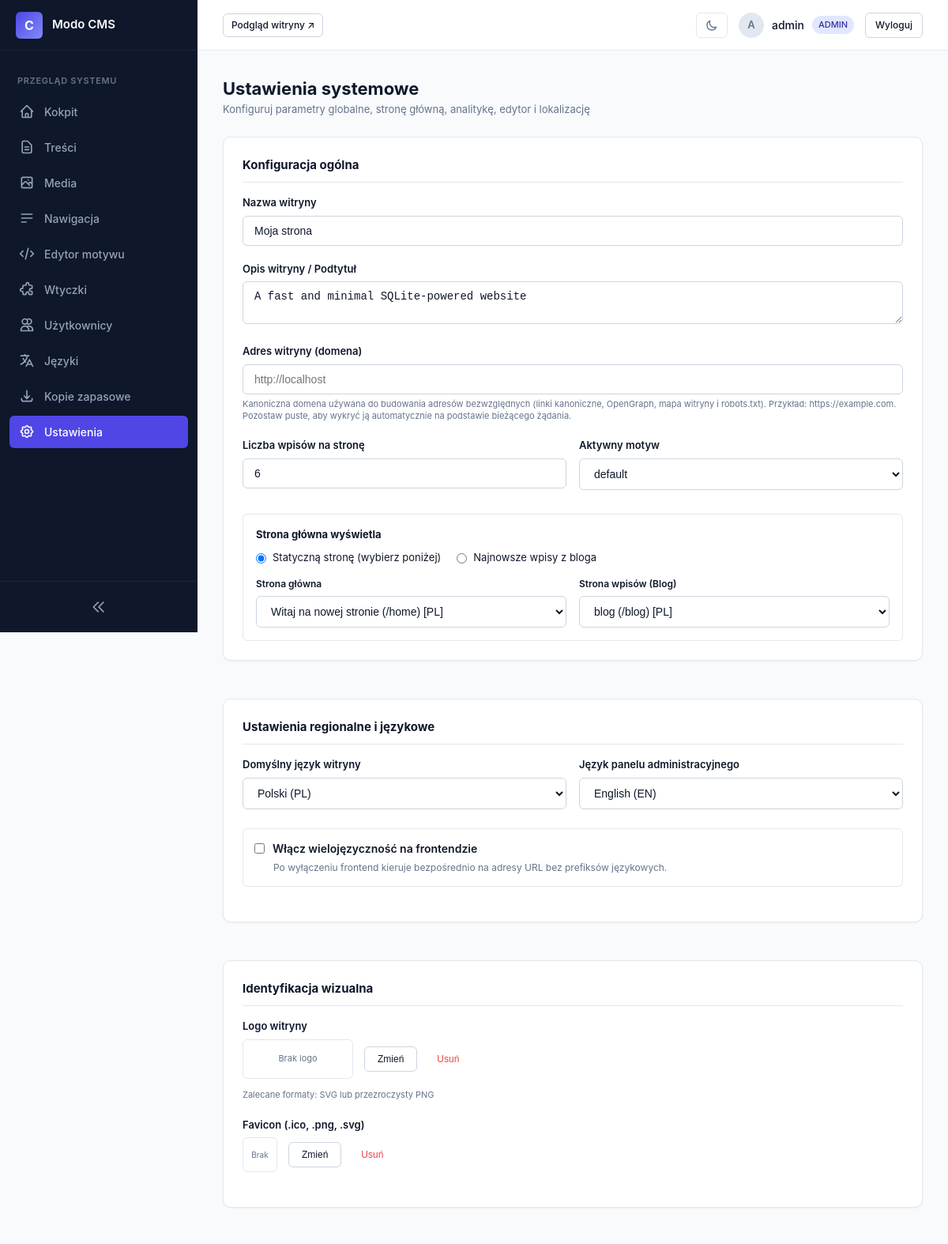
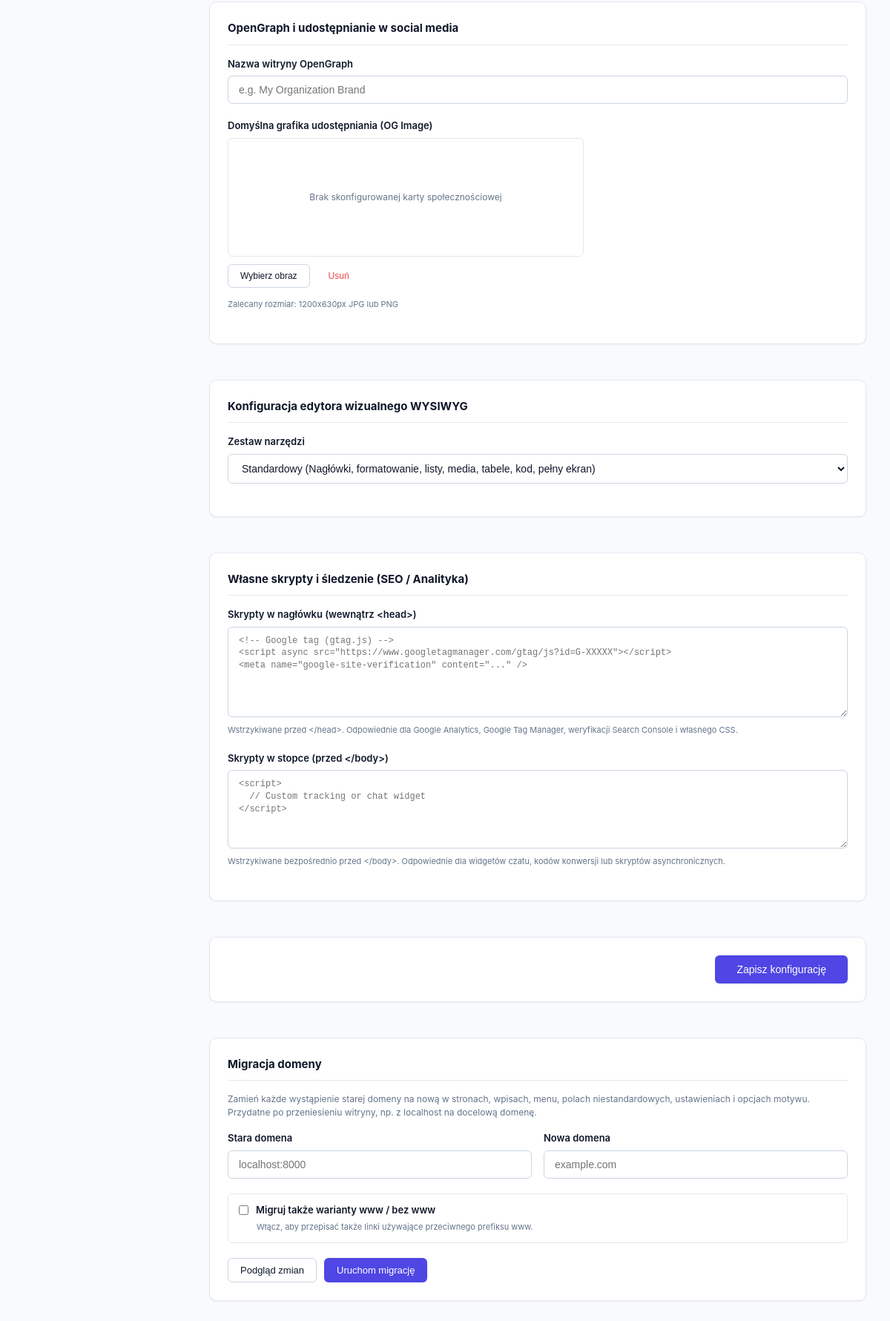
Screenshot of /admin/settings.php (signed in) with the database file from the repository (2 pictures, top to bottom).
### tables this page shows
CREATE TABLE settings (key TEXT PRIMARY KEY, value TEXT);

CREATE TABLE pages (
                    id INTEGER PRIMARY KEY AUTOINCREMENT,
                    parent_id INTEGER DEFAULT 0,
                    slug TEXT NOT NULL,
                    title TEXT NOT NULL,
                    content TEXT,
                    type TEXT NOT NULL DEFAULT 'page',
                    status TEXT DEFAULT 'published',
                    lang TEXT NOT NULL DEFAULT 'en',
                    translation_group TEXT NOT NULL,
                    featured_image TEXT,
                    meta_title TEXT,
                    meta_description TEXT,
                    author_id INTEGER REFERENCES users(id) ON DELETE SET NULL,
                    created_at DATETIME DEFAULT CURRENT_TIMESTAMP,
                    updated_at DATETIME DEFAULT CURRENT_TIMESTAMP
                );

### admin/settings.php (the view, shortened to what the rows shown need)
<?php
$db = Database::getConnection();
$availablePages = $db->query("
    SELECT id, title, slug, lang
    FROM pages
    WHERE type = 'page' AND status = 'published'
    ORDER BY lang ASC, title ASC
")->fetchAll();
require_once __DIR__ . '/views/header.php';
?>
<div class="page-header">
    <div>
        <h1 class="page-title"><?= _e('System Settings') ?></h1>
    </div>
</div>
<form method="POST" action="">
    <div style="display: flex; flex-direction: column; gap: 24px; width: 100%;">
        <div class="card">
            <div class="form-group">
                <label class="form-label" for="site_title"><?= _e('Site Title') ?></label>
                <input class="form-control" type="text" id="site_title" name="site_title" value="<?= Security::sanitize(Router::getOption('site_title', 'Modo CMS')) ?>" required>
            </div>
            <div class="form-group">
                <label class="form-label" for="site_description"><?= _e('Tagline / Description') ?></label>
                <textarea class="form-control" id="site_description" name="site_description" rows="2"><?= Security::sanitize(Router::getOption('site_description', '')) ?></textarea>
            </div>
            <div style="display: grid; grid-template-columns: 1fr 1fr; gap: 16px;">
                <div class="form-group">
                    <label class="form-label" for="posts_per_page"><?= _e('Posts Per Page') ?></label>
                    <input class="form-control" type="number" id="posts_per_page" name="posts_per_page" min="1" max="50" value="<?= Security::sanitize(Router::getOption('posts_per_page', '6')) ?>" required>
                </div>
            </div>
            <?php
                $homepageType = Router::getOption('homepage_type', 'page');
                $homePageId = (int)Router::getOption('homepage_page_id', 0);
                $postsPageId = (int)Router::getOption('posts_page_id', 0);
            ?>
            <div style="background: var(--bg-surface, #1e293b); padding: 16px; border-radius: var(--radius-sm, 8px); border: 1px solid var(--border-subtle); margin-top: 10px;">
                <div style="display: flex; gap: 20px; margin-bottom: 14px;">
                    <label style="display: flex; align-items: center; gap: 8px; cursor: pointer; font-size: 13px;">
                        <input type="radio" name="homepage_type" value="page" <?= $homepageType === 'page' ? 'checked' : '' ?> onchange="toggleHomepageDropdowns()">
                        <?= _e('A static page (select below)') ?>
                    </label>
                    <label style="display: flex; align-items: center; gap: 8px; cursor: pointer; font-size: 13px;">
                        <input type="radio" name="homepage_type" value="posts" <?= $homepageType === 'posts' ? 'checked' : '' ?> onchange="toggleHomepageDropdowns()">
                        <?= _e('Your latest blog posts') ?>
                    </label>
                </div>
                <div id="static-pages-selection" style="display: <?= $homepageType === 'page' ? 'grid' : 'none' ?>; grid-template-columns: 1fr 1fr; gap: 16px;">
                    <div class="form-group" style="margin-bottom: 0;">
                        <label class="form-label" for="homepage_page_id" style="font-size: 12px;"><?= _e('Homepage') ?></label>
                        <select class="form-control" name="homepage_page_id" id="homepage_page_id">
                            <?php foreach ($availablePages as $p): ?>
                                <option value="<?= $p['id'] ?>" <?= $homePageId === (int)$p['id'] ? 'selected' : '' ?>>
                                    <?= Security::sanitize($p['title']) ?> (/<?= Security::sanitize($p['slug']) ?>) [<?= strtoupper($p['lang']) ?>]
                                </option>
                            <?php endforeach; ?>
                        </select>
                    </div>
                    <div class="form-group" style="margin-bottom: 0;">
                        <label class="form-label" for="posts_page_id" style="font-size: 12px;"><?= _e('Posts Page (Blog)') ?></label>
                        <select class="form-control" name="posts_page_id" id="posts_page_id">
                            <?php foreach ($availablePages as $p): ?>
                                <option value="<?= $p['id'] ?>" <?= $postsPageId === (int)$p['id'] ? 'selected' : '' ?>>
                                    <?= Security::sanitize($p['title']) ?> (/<?= Security::sanitize($p['slug']) ?>) [<?= strtoupper($p['lang']) ?>]
                                </option>
                            <?php endforeach; ?>
                        </select>
                    </div>
                </div>
            </div>
        </div>
        <div class="card">
            <div style="display: grid; grid-template-columns: 1fr 1fr; gap: 16px;">
                <div class="form-group">
                    <label class="form-label" for="default_language"><?= _e('Frontend Default Language') ?></label>
                    <select class="form-control" name="default_language" id="default_language">
                        <?php foreach (I18n::getAvailableLanguages() as $code => $name): ?>
                            <option value="<?= $code ?>" <?= Router::getOption('default_language', 'en') === $code ? 'selected' : '' ?>>
                                <?= htmlspecialchars($name, ENT_QUOTES, 'UTF-8') ?> (<?= strtoupper($code) ?>)
                            </option>
                        <?php endforeach; ?>
                    </select>
                </div>
                <div class="form-group">
                    <label class="form-label" for="admin_language"><?= _e('Admin Panel Language') ?></label>
                    <select class="form-control" name="admin_language" id="admin_language">
                        <?php foreach (I18n::getAvailableLanguages() as $code => $name): ?>
                            <option value="<?= $code ?>" <?= Router::getOption('admin_language', 'en') === $code ? 'selected' : '' ?>>
                                <?= htmlspecialchars($name, ENT_QUOTES, 'UTF-8') ?> (<?= strtoupper($code) ?>)
                            </option>
                        <?php endforeach; ?>
                    </select>
                </div>
            </div>
            <div class="form-group" style="padding: 14px; background: var(--bg-surface, #1e293b); border-radius: var(--radius-sm); border: 1px solid var(--border-subtle); margin-top: 4px;">
                <label style="display: flex; align-items: center; gap: 10px; cursor: pointer; font-weight: 600; color: var(--text-main);">
                    <input type="checkbox" name="multilingual_frontend" value="1" <?= Router::getOption('multilingual_frontend', '0') === '1' ? 'checked' : '' ?>>
                    <?= _e('Enable Multilingual Frontend') ?>
                </label>
            </div>
        </div>
        <div class="card">
            <?php
                $currentPreset = Router::getOption('tinymce_preset', 'standard');
            ?>
            <div class="form-group">
                <label class="form-label" for="tinymce_preset"><?= _e('Toolbar Preset') ?></label>
                <select class="form-control" name="tinymce_preset" id="tinymce_preset">
                    <option value="standard" <?= $currentPreset === 'standard' ? 'selected' : '' ?>>
                        <?= _e('Standard (Headings, formatting, lists, media, table, code, fullscreen)') ?>
                    </option>
                </select>
            </div>
        </div>
    </div>
</form>
<?php require_once __DIR__ . '/views/footer.php'; ?>

### rows the page displays
settings: site_title "Moja strona"
settings: site_description "A fast and minimal SQLite-powered website"
settings: posts_per_page "6"
settings: value "☑ Statyczną stronę (wybierz poni", value "☐ Najnowsze wpisy z bloga"
settings: homepage_page_id "Witaj na nowej stronie (/home) [PL]"
settings: posts_page_id "blog (/blog) [PL]"
settings: default_language "Polski (PL)"
settings: admin_language "English (EN)"
settings: tinymce_preset "Standardowy (Nagłówki, formatowanie, listy, media, tabele, kod, pełny ekran)"

### other values shown
substr($_SESSION['user_name'] ?? 'A', 0, 1) "A"
$_SESSION['user_name'] "admin"
Auth::role() "ADMIN"
form field active_theme "default"
